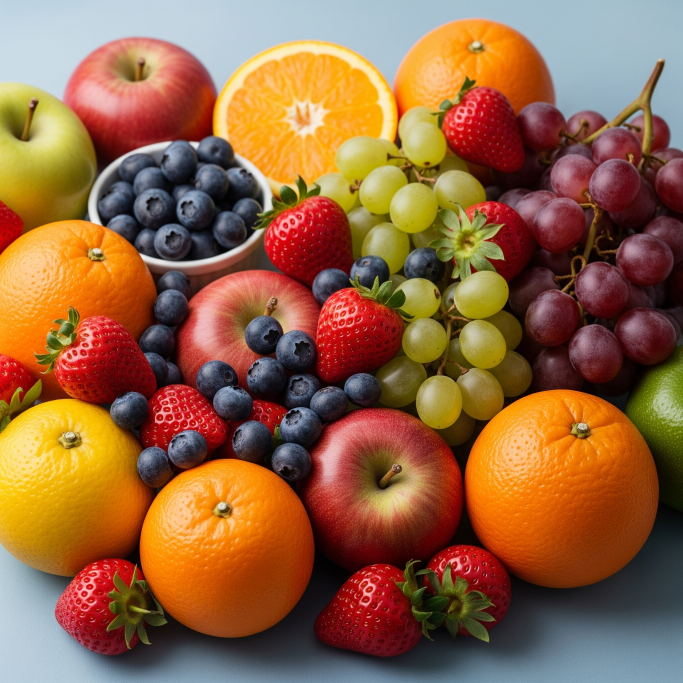
#> input picture fruits.jpg, 2048 x 2048 px (shown at 1/3 size)
$ python 2_11_ImageToolkit_JensSegler.py
#> lines starting #> are read from the running program, lines starting #| are printed output that depends on the picture
import numpy as np
import matplotlib.pyplot as plt
import cv2
import math


# Rotate an image
# Select whether the image or the canvas should be resized, and what colour the background should have
def rotate_image(
        image: np.ndarray,
        angle: float = 0,
        resize_canvas: bool = True,
        bg_color_rgb : tuple[int, int, int] = (0, 0, 0)
        ) -> np.ndarray:
    """
    Rotate an image

    Args:
        image (np.ndarray): the image
        angle (float): rotation angle in degrees of a 360 degree circle
        resize_canvas (bool): True if original image size is kept and canvas changes, False if cancas stays and image is scaled
        bg_color_rgb tuple[int, int, int]: Colour for new backgrouns pixels in RGB format
    """
    # Retrieve height and width of the image from the shape
    (h, w) = image.shape[:2]
    # calculate the center point for the rotation as integer
    # here: width first, as that's what cv2 accepts as pont format(x, y)
    # cf. https://opencv.org/blog/image-rotation-and-translation-using-opencv/
    center = (w // 2, h // 2)
    scale = 1
    new_canvas_size = (w, h)
    # convert angle to radians as input for trigonometric functions
    theta = math.radians(angle)

    if resize_canvas:
        # Calculate the new image size
        # cf. https://math.stackexchange.com/questions/430763/size-of-new-box-rotated-and-the-rescaled
        # 𝑤′=𝑤cos𝜃+ℎsin𝜃
        # ℎ′=𝑤sin𝜃+ℎcos𝜃
        new_w = abs(w * math.cos(theta)) + abs(h * math.sin(theta))
        new_h = abs(w * math.sin(theta)) + abs(h * math.cos(theta))
        new_canvas_size = (int(round(new_w)), int(round(new_h)))
    else:
        # cf. https://stackoverflow.com/questions/33866535/how-to-scale-a-rotated-rectangle-to-always-fit-another-rectangle
        wr = abs(w * math.cos(theta)) + abs(h * math.sin(theta))
        hr = abs(w * math.sin(theta)) + abs(h * math.cos(theta))
        scale = min(w / wr, h / hr)

        # [9 lines of commented-out code are left out]
    rotation_matrix = cv2.getRotationMatrix2D(center, angle, scale)
    # warp (apply) the affine transformation
    rotated_image = cv2.warpAffine(
        image,
        rotation_matrix,
        new_canvas_size,
        borderValue=(bg_color_rgb[2], bg_color_rgb[1], bg_color_rgb[0])
        )

    return rotated_image


# ROI Extraction
# Make the coordinates explicit to avoid misunderstandings
def extract_region_of_interest(image: np.ndarray, topleft_x: int, topleft_y: int, bottomright_x: int, bottomright_y: int) -> np.ndarray:
    """
    Extract a region of interest from an image.

    The ROI is define by the top left point and the bottom right point.

    Args:
        image (np.ndarray). The image.
        topleft_x, topleft_y, bottomright_x, bottomright_y (int): Co-ordinates of rectangle points

    """
    roi = image[topleft_y:bottomright_y, topleft_x:bottomright_x]
    return roi


# Resize an image to the given width and height
# Returns the resized image as a numpy array
def resize_image(image: np.ndarray, width: int = None, height: int = None, scale: float = None) -> np.ndarray:
    """
    Resize an image.
    Scales by either providing height and width OR scale.

    If all are given, scale is used.
    If none are given, the original is returned.

    Can raise Type Error and cv2.error.

    Args:
        image (np.ndarray). The image.
        width (int). The new width.
        height (int). The new width.

    """
    # Retrieve original height and width from shape.
    original_height = image.shape[0]
    original_width = image.shape[1]
    # determine the new values for both height and width, prioritise scale if given over height/width (this is arbitrary)
    if scale is not None and scale > 0:
        new_height = int(original_height * scale) # Making sure to have ints
        new_width = int(original_width * scale)
    elif width is not None and height is not None:
        new_height = height
        new_width = width
    else:
        # make it error friendly. Don't raise an exception if no values are given, simply return the original.
        # There's still going to be an exception if values are the wrong Type (Type Error)
        return image
    # return original if scale is 1
    if new_height == original_height and new_width == original_width:
        return image

    # Determine the appropriate interpolation method
    # cf. https://opencv.org/blog/resizing-and-rescaling-images-with-opencv/
    # inter_linear is the default
    # it is in particular useful for upscaling, because it determines values for the "new pixels".
    # A "new pixel" is not mapped to a pixel in the orginal image, but rather to a fractional position between "original pixels".
    # The value for the new pixel is the average between the four closest original pixels
    interpolation_method = cv2.INTER_LINEAR
    # When downscaling in both (!) dimensions, use INTER_AREA
    # Inter Area averages a rectangle of pixels (size depends on scaling factor) to calculate all pixels in the result image
    # However, that does not work when one dimension is being upscaled, because there wouldn't be a definable rectangle.
    # Hence, if at least one dimension upscales, the linear approach is preferred.
    # Linear is always possible because there are always 4 neighbours.
    if new_height < original_height and new_width < original_width:
        interpolation_method = cv2.INTER_AREA

    # Do the actual resizing
    resized_image = cv2.resize(image, (new_width, new_height))
    return resized_image


# ANNOTATE IMAGE
# If all features should be cover by one function, I need to to flexibly collect the required parameters
def annotate_image(
    image: np.ndarray,
    rectangle: dict | None = None,
    circle: dict | None = None,
    text: dict | None = None
) -> np.ndarray:
    """
    Add visual elements (rectangle, circle, text) to an image.

    Args:
        image (np.ndarray): Input image (RGB format)
        rectangle (dict, optional): Dictionary with keys:
            - 'top_left': (x, y) tuple for top-left corner
            - 'bottom_right': (x, y) tuple for bottom-right corner
            - 'color': (R, G, B) tuple
            - 'thickness': int, line thickness (-1 for filled)
        circle (dict, optional): Dictionary with keys:
            - 'center': (x, y) tuple
            - 'radius': int
            - 'color': (R, G, B) tuple
            - 'thickness': int (-1 for filled)
        text (dict, optional): Dictionary with keys:
            - 'position': (x, y) tuple for bottom-left corner
            - 'text': string to display
            - 'font_scale': float
            - 'color': (R, G, B) tuple
            - 'thickness': int
            - 'font': cv2 font (default cv2.FONT_HERSHEY_SIMPLEX)

    Returns:
        np.ndarray: Image with visual elements added
    """
    # Make a copy to avoid modifying the original
    img = image.copy()

    # Draw rectangle if specified
    if rectangle:
        cv2.rectangle(
            img,
            pt1=rectangle['top_left'],
            pt2=rectangle['bottom_right'],
            color=rectangle.get('color', (0, 255, 0)),
            thickness=rectangle.get('thickness', 2)
        )

    # Draw circle if specified
    if circle:
        cv2.circle(
            img,
            center=circle['center'],
            radius=circle['radius'],
            color=circle.get('color', (0, 0, 255)),
            thickness=circle.get('thickness', 2)
        )

    # Add text if specified
    if text:
        cv2.putText(
            img,
            text=text['text'],
            org=text['position'],
            fontFace=text.get('font', cv2.FONT_HERSHEY_SIMPLEX),
            fontScale=text.get('font_scale', 1.0),
            color=text.get('color', (255, 255, 255)),
            thickness=text.get('thickness', 2),
            lineType=cv2.LINE_AA
        )

    return img


# Load an image and convert it to RGB format
# Returns the image as a numpy array
def load_rgb_image_from_path(image_path: str) -> np.ndarray:
    """
    Load an image and convert to RGB format.

    Can raise FileNotFoundError, PermissionError and cv2.error.

    Args:
        image_path (str): Path to the image file.
    """
    image = cv2.imread(image_path)
    image = cv2.cvtColor(image, cv2.COLOR_BGR2RGB)
    return image


# Examplatory usage
def app():
    image_path = 'fruits.jpg'

    # LOAD IMAGE
    try:
        image = load_rgb_image_from_path(image_path=image_path)
#> in load_rgb_image_from_path, image is the input picture: shape (2048, 2048, 3); mean B, G, R 65.6, 100.2, 146.6
    # Catching file errors
    except FileNotFoundError:
        print("File does not exist.")
        return
    except PermissionError:
        print("You don't have permission to read this file.")
        return
    # Catching OpenCV errors
    except cv2.error as e:
        print("OpenCV error: ", e)
        return

    # RESIZE IMAGE
    try:
        image_resized = resize_image(image=image, scale=0.5)
        pass
    except TypeError:
        print("Type Error")
        return
    except cv2.error as e:
        print("OpenCV error: ", e)
        return


    # ROTATE IMAGE
    image_rotated = rotate_image(
        image=image,
        angle=37.6,
        resize_canvas=False,
        bg_color_rgb=(18,127,56)
    )
#> in rotate_image, `rotated_image = cv2.warpAffine( image, rotation_matrix, new_canvas_siz..`:
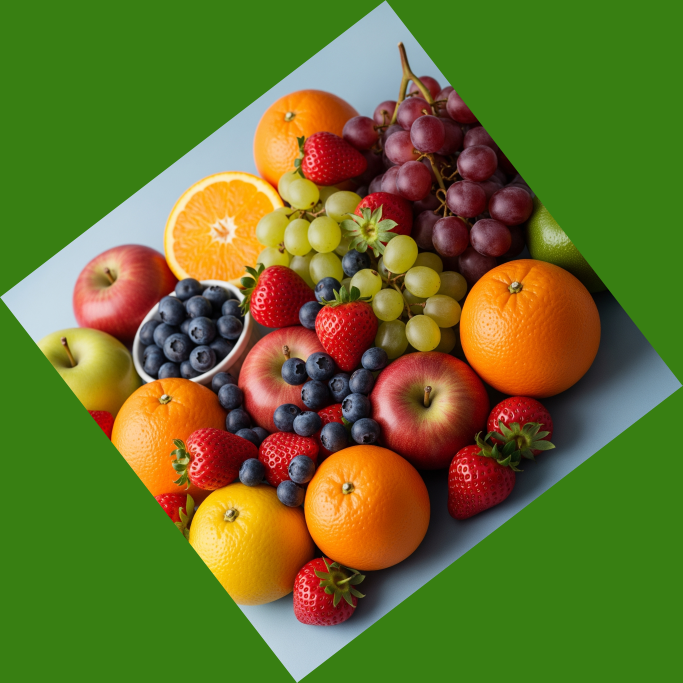
#> rotated_image: shape (2048, 2048, 3) (shown at 1/3 size); mean R, G, B 102.1, 113.4, 42.2


    # ANNOTATE IMAGE
    image_annotated = annotate_image(
        image = image,
        rectangle={
            'top_left': (400, 400),
            'bottom_right': (900,900),
            'color': (255,0,0),
            'thickness' : 15
        }
    )
    image_annotated = annotate_image(
        image = image_annotated,
        text={
            'position':(400,400),
            'text':'Annotation',
            'font_scale':5.,
            'color': (255,255,255),
            'thickness':10
        }
    )


    # EXTRACT REGION OF INTEREST

    image_roi = extract_region_of_interest(
        image=image,
        topleft_x=375,
        topleft_y=1350,
        bottomright_x=975,
        bottomright_y=1950
        )
#> in extract_region_of_interest, `roi = image[topleft_y:bottomright_y, topleft_x:bottomright_x]`:
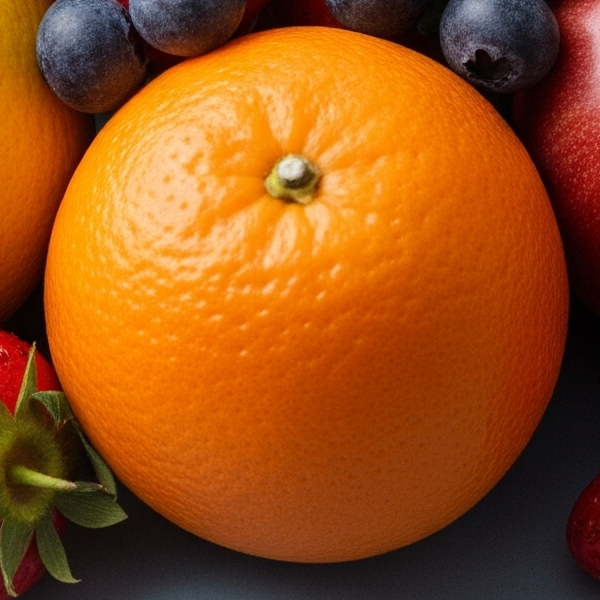
#> roi: shape (600, 600, 3); mean R, G, B 152.4, 80, 22.7

    fix, ax = plt.subplots(1,5, figsize=(20, 5))
    ax[0].imshow(image)
    ax[1].imshow(image_resized)
    ax[2].imshow(image_rotated)
    ax[3].imshow(image_roi)
    ax[4].imshow(image_annotated)


    # Need show command to open pop-up window when not in Jupyter Notebook
    plt.show()
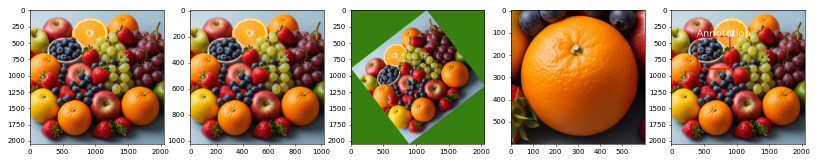
#> figure drawn by matplotlib, 5 panels


# Access point for example use
if __name__ == "__main__":
    app()
